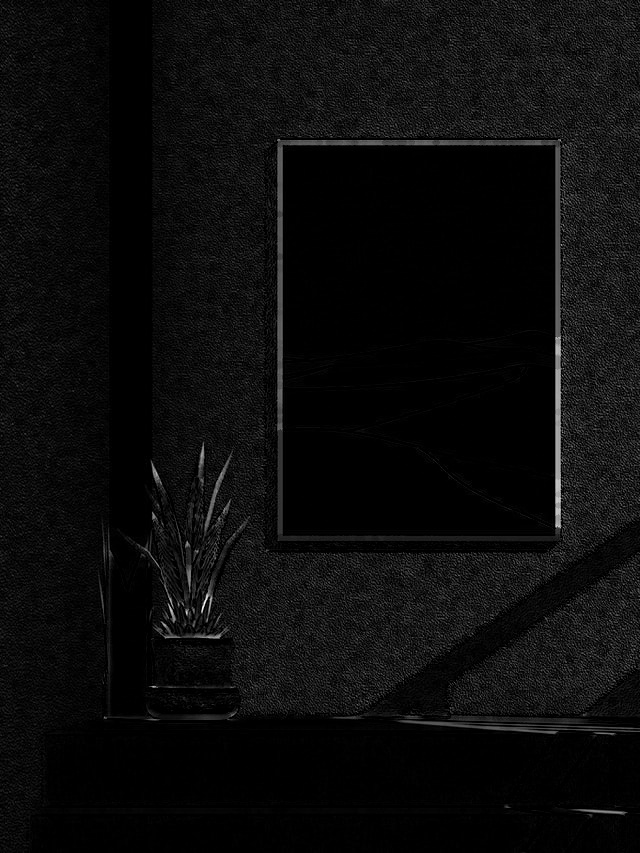
#> input picture data/MORPH_BLACKHAT-allec-gomes-6J2zxXbjcxo-unsplash-ell7.jpg, 640 x 853 px, given in place of allec-gomes-6J2zxXbjcxo-unsplash.jpg, which was not available
$ jupyter execute mathMorph.ipynb
#> lines starting #> are read from the running program, lines starting #| are printed output that depends on the picture; pictures that were not available may be replaced by others from this repository, and a replacement may not be noted
[cell 1]
import numpy as np
import cv2 as cv
import matplotlib.pyplot as plt
import os

[cell 2]
# filename = 'allec-gomes-6J2zxXbjcxo-unsplash'
# filename = 'igor-lypnytskyi-cWDum7QcJjY-unsplash'
# filename = 'jeremiah-amaya-z3wbTG64Gto-unsplash'
filename = 'allec-gomes-6J2zxXbjcxo-unsplash'
img = cv.imread(f'data/{filename}.jpg', cv.IMREAD_GRAYSCALE)
#> img is the input picture: shape (853, 640); min 0, max 253, mean 12
plt.imshow(img, cmap=plt.cm.gray)
plt.show()
print(f"Image shape {img.shape}")
#| Image shape (853, 640)

[cell 3]
plt.hist(img.ravel(), bins=256, color='gray')
plt.xlabel('grayscale value')
plt.ylabel('count pixel')
plt.show()
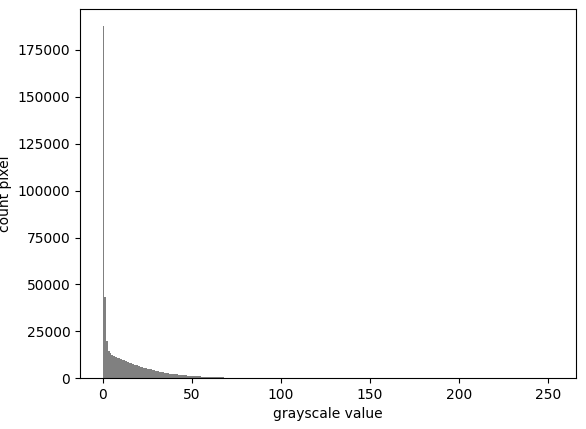
#> figure drawn by matplotlib, 1 panel; tallest bar 187653 high, from x = 0 to 0.988

[cell 4]
size = 7
kernal ={
    'rect':cv.getStructuringElement(cv.MORPH_RECT, (size,size)),
    'cross':cv.getStructuringElement(cv.MORPH_CROSS, (size,size)),
    'ell':cv.getStructuringElement(cv.MORPH_ELLIPSE, (size,size)),
    'diamond':np.array([
        [0,0,1,0,0],
        [0,1,1,1,0],
        [1,1,1,1,1],
        [0,1,1,1,0],
        [0,0,1,0,0]
    ], dtype=np.uint8)
}

[cell 5]
for ker in kernal:
    erosian = cv.erode(img, kernal[ker])
    cv.imwrite(f'data/erosian-{filename}-{ker}{size}.jpg',erosian)

[cell 6]
for ker in kernal:
    dilate = cv.dilate(img, kernal[ker])
    cv.imwrite(f'data/dilate-{filename}-{ker}{size}.jpg',dilate)
#> this loop made 4 passes
#> pass 1, `dilate = cv.dilate(img, kernal[ker])`:
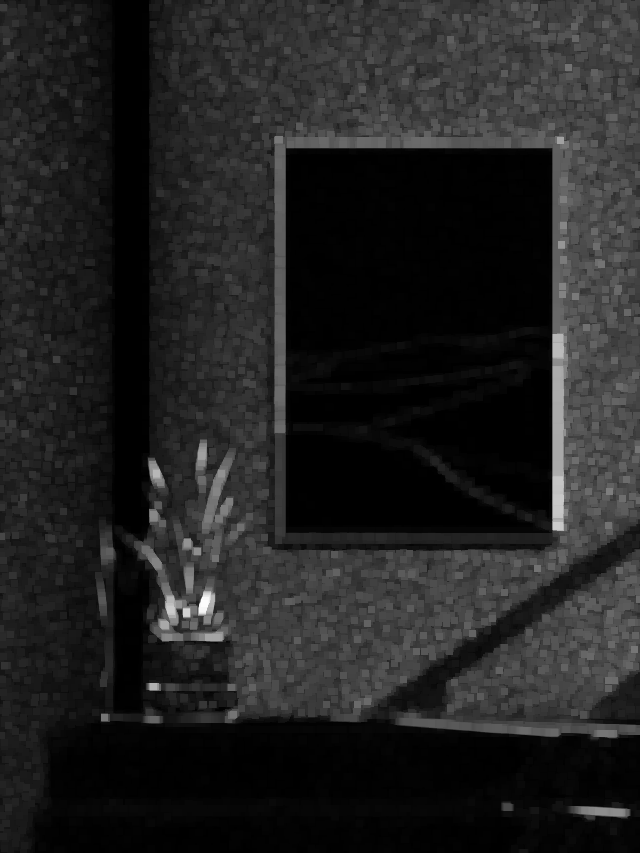
#> dilate: shape (853, 640); min 0, max 253, mean 34

[cell 7]
for ker in kernal:
    MORPH_OPEN = cv.morphologyEx(img, cv.MORPH_OPEN, kernal[ker])
    cv.imwrite(f'data/MORPH_OPEN-{filename}-{ker}{size}.jpg',MORPH_OPEN)
#> this loop made 4 passes
#> pass 1, `MORPH_OPEN = cv.morphologyEx(img, cv.MORPH_OPEN, kernal[ker])`:
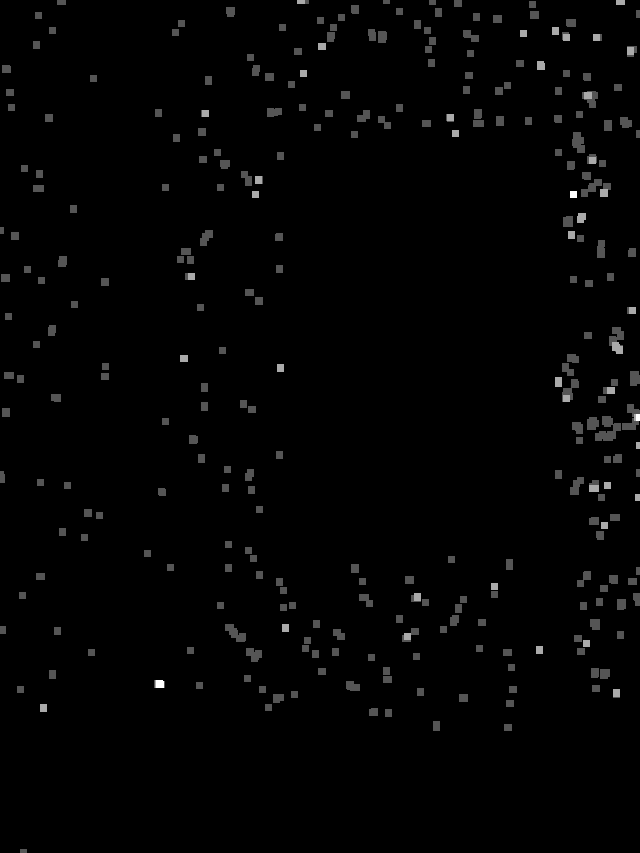
#> MORPH_OPEN: shape (853, 640); min 0, max 3, mean 0.0412; drawn with min black and max white

[cell 8]
for ker in kernal:
    MORPH_CLOSE = cv.morphologyEx(img, cv.MORPH_CLOSE, kernal[ker])
    cv.imwrite(f'data/MORPH_CLOSE-{filename}-{ker}{size}.jpg',MORPH_CLOSE)
#> this loop made 4 passes
#> pass 1, `MORPH_CLOSE = cv.morphologyEx(img, cv.MORPH_CLOSE, kernal[ker])`:
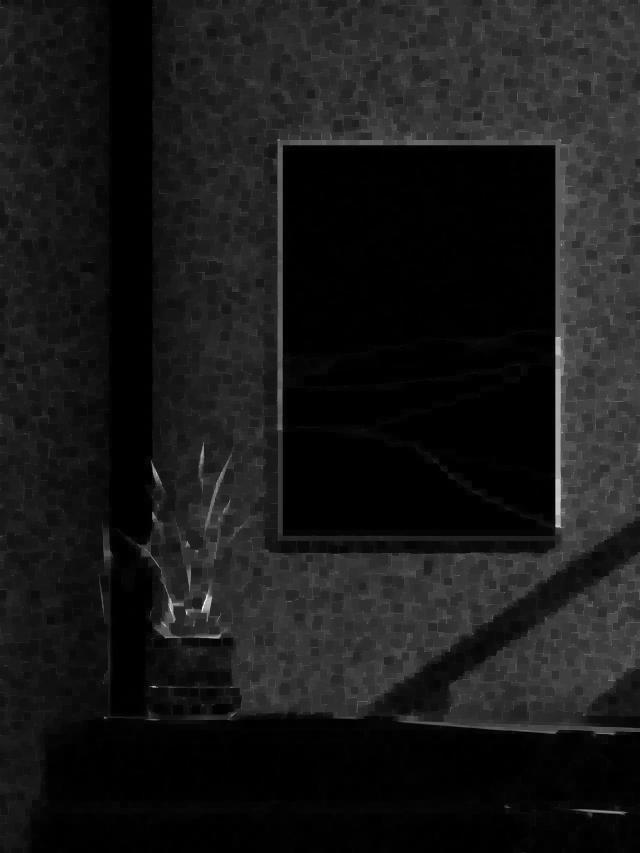
#> MORPH_CLOSE: shape (853, 640); min 0, max 253, mean 24.9

[cell 9]
for ker in kernal:
    MORPH_BLACKHAT = cv.morphologyEx(img, cv.MORPH_BLACKHAT, kernal[ker])
    cv.imwrite(f'data/MORPH_BLACKHAT-{filename}-{ker}{size}.jpg',MORPH_BLACKHAT)

[cell 10]
for ker in kernal:
    MORPH_GRADIENT = cv.morphologyEx(img, cv.MORPH_GRADIENT, kernal[ker])
    cv.imwrite(f'data/MORPH_GRADIENT-{filename}-{ker}{size}.jpg',MORPH_GRADIENT)

[cell 11]
for ker in kernal:
    MORPH_HITMISS = cv.morphologyEx(img, cv.MORPH_HITMISS, kernal[ker])
    cv.imwrite(f'data/MORPH_HITMISS-{filename}-{ker}{size}.jpg',MORPH_HITMISS)

[cell 12]
basic = cv.imread('data/basic_image.jpg', 1)
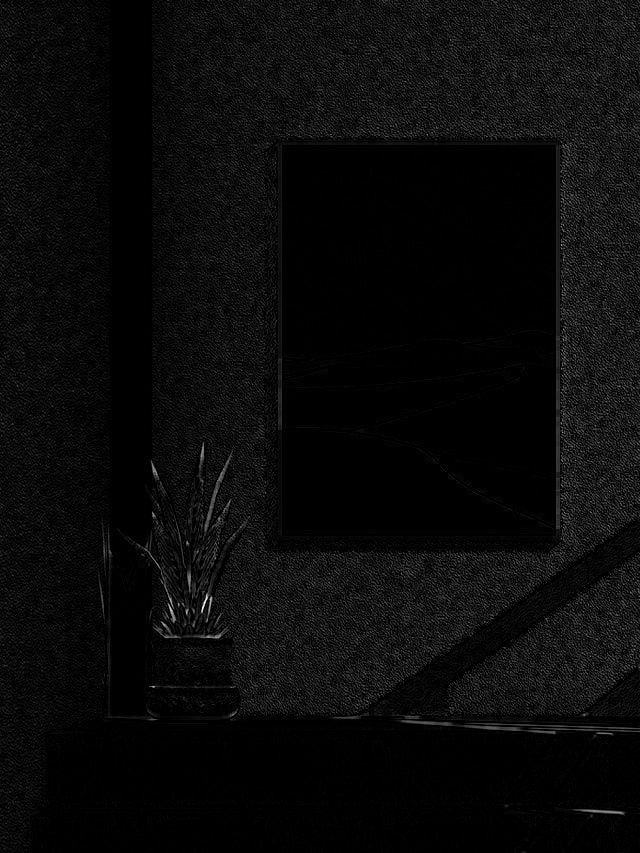
#> input picture data/MORPH_BLACKHAT-allec-gomes-6J2zxXbjcxo-unsplash-rect5.jpg, 640 x 853 px, given in place of basic_image.jpg, which was not available
#> basic is the input picture: shape (853, 640, 3); min 0, max 251, mean 10.4

[cell 13]
vertical_kernal = np.array([[1,0,0],[1,0,0],[1,0,0]], dtype=np.uint8)
result_vertical = cv.erode(basic, vertical_kernal)^cv.dilate(basic,vertical_kernal)
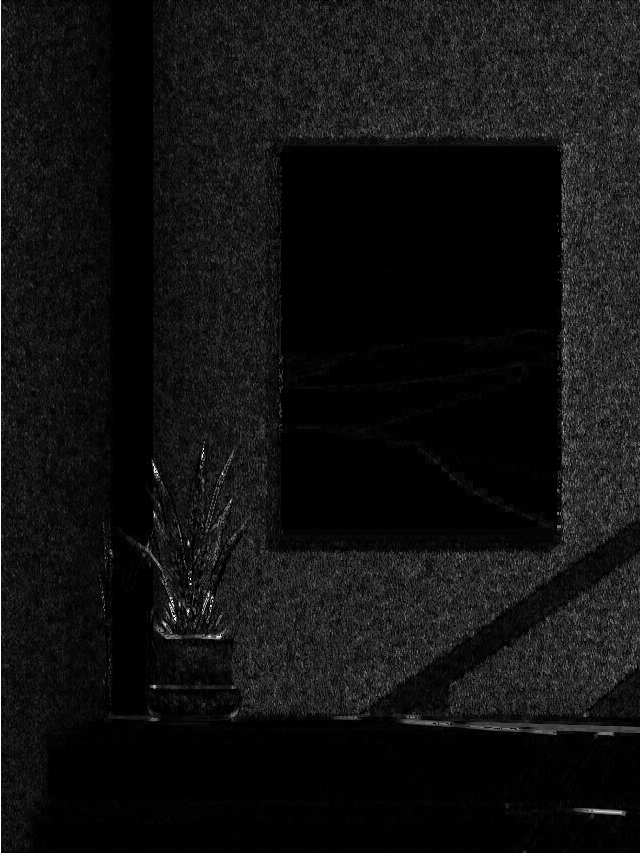
#> result_vertical: shape (853, 640, 3); min 0, max 255, mean 17.3
plt.imshow(result_vertical, cmap=plt.cm.gray)
cv.imwrite('data/basic-vertical.jpg', result_vertical)
#> Out = True

[cell 14]
horizontal = np.array([[1,1,1],[0,0,0],[0,0,0]], dtype=np.uint8)
result_horizontal = cv.erode(basic, horizontal)^cv.dilate(basic,horizontal)
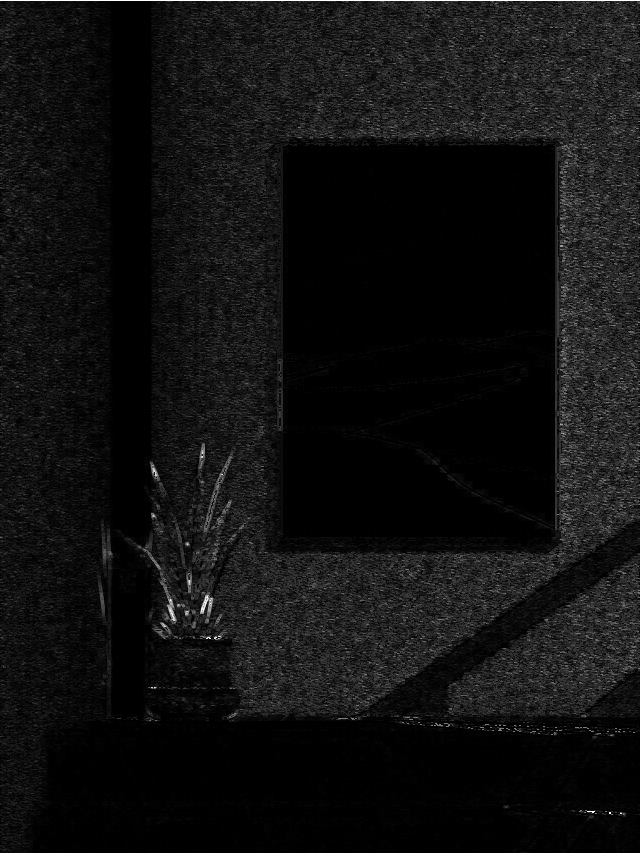
#> result_horizontal: shape (853, 640, 3); min 0, max 255, mean 16.9
plt.imshow(result_horizontal, cmap=plt.cm.gray)
cv.imwrite('data/basic-horizontal.jpg',result_horizontal)
#> Out = True

[cell 15]
image = np.ones((32,32))
image[4:28,4:28] = 255
image[8:24,8:24] = 0
plt.imshow(image)
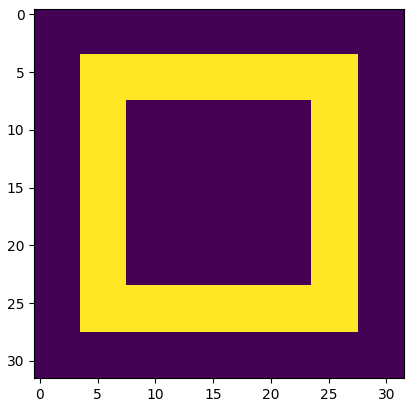
#> figure drawn by matplotlib, 1 panel

[cell 16]
plt.imshow(cv.erode(image, np.array([[1,1,1,1,1],[1,0,0,0,1],[1,0,0,0,1],[1,0,0,0,1], [1,1,1,1,1]],dtype=np.uint8)))
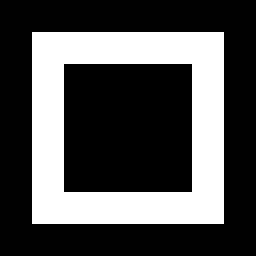
#> image: shape (32, 32) float64 (shown 8 times larger); min 0, max 255, mean 80.1
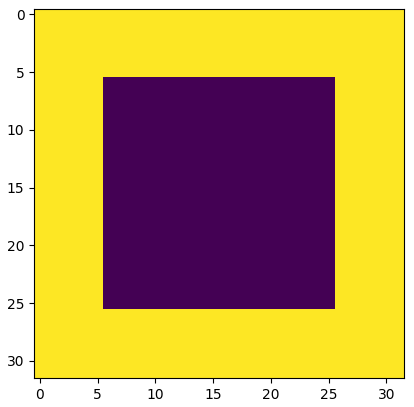
#> figure drawn by matplotlib, 1 panel
